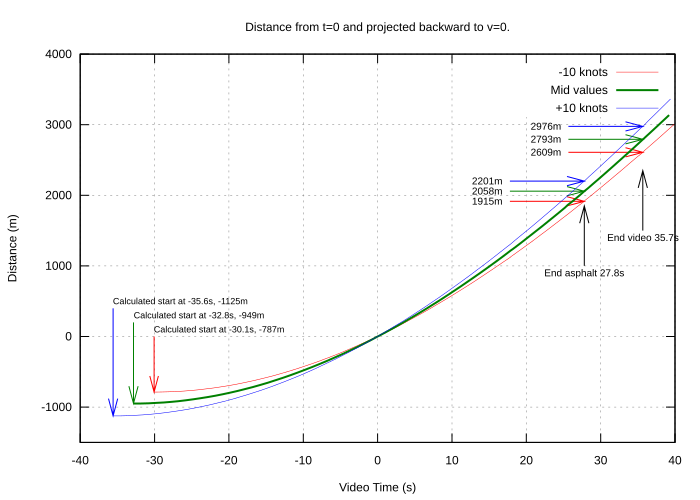

This figure's gnuplot source:
# set logscale x
set grid
set title "Distance from t=0 and projected backward to v=0."
set xlabel "Video Time (s)"
set xtics
# set xrange [-33:-32]
#set format x ""

# set logscale y
set ylabel "Distance (m)"
set yrange [-1500:4000]
# set ytics 8,35,3
# set logscale y2
# set y2label "Bytes"
# set y2range [1:1e9]
# set y2tics

set pointsize 1
set datafile separator whitespace#"	"
set datafile missing "NaN"

set terminal svg size 700,500           # choose the file format

set output "distance.svg"   # choose the output device
#set key title "Window Length"
#  lw 2 pointsize 2

# Start distance arrows and labels
set arrow from -30.057,0 to -30.057,-787.367 lt 1
set arrow from -32.829,200 to -32.829,-949.243 lt 2
set arrow from -35.571,400 to -35.571,-1125.311 lt 3
set label "Calculated start at -30.1s, -787m" at -30.1,100 left font ",9"
set label "Calculated start at -32.8s, -949m" at -32.8,300 left font ",9"
set label "Calculated start at -35.6s, -1125m" at -35.6,500 left font ",9"
# End labels at start of take off
set arrow from 27.800,1000 to 27.800,1850 lt -1
set label "End asphalt 27.8s" at 27.8,900 center font ",10"
set arrow from 17.800,1915.300 to 27.800,1915.300 lt 1
set arrow from 17.800,2058.407 to 27.800,2058.407 lt 2
set arrow from 17.800,2201.514 to 27.800,2201.514 lt 3
set label "1915m" at 16.8,1915.3 right font ",10"
set label "2058m" at 16.8,2058.4 right font ",10"
set label "2202m" at 16.8,2201.5 right font ",10"
# End video
set arrow from 35.667,1500 to 35.667,2350 lt -1
set label "End video 35.7s" at 35.7,1400 center font ",10"
set arrow from 25.667,2609.142 to 35.667,2609.142 lt 1
set arrow from 25.667,2792.744 to 35.667,2792.744 lt 2
set arrow from 25.667,2976.347 to 35.667,2976.347 lt 3
set label "2609m" at 24.7,2609.1 right font ",10"
set label "2793m" at 24.7,2792.7 right font ",10"
set label "2976m" at 24.7,2976.3 right font ",10"

# linespoints
plot "distance.dat" using 1:2 title "-10 knots" lt 1 lw 0.5 w lines, \
    "distance.dat" using 1:3 title "Mid values" lt 2 lw 2 w lines, \
    "distance.dat" using 1:4 title "+10 knots" lt 3 lw 0.5 w lines
reset
